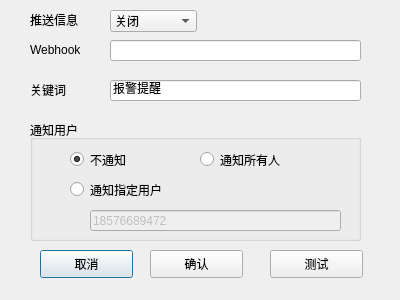
<?xml version="1.0" encoding="UTF-8"?>
<ui version="4.0">
 <class>DT_SetupDlg</class>
 <widget class="QDialog" name="DT_SetupDlg">
  <property name="geometry">
   <rect>
    <x>0</x>
    <y>0</y>
    <width>400</width>
    <height>300</height>
   </rect>
  </property>
  <property name="windowTitle">
   <string>Dialog</string>
  </property>
  <widget class="QPushButton" name="cancelBtn">
   <property name="geometry">
    <rect>
     <x>40</x>
     <y>250</y>
     <width>93</width>
     <height>28</height>
    </rect>
   </property>
   <property name="text">
    <string>取消</string>
   </property>
  </widget>
  <widget class="QLabel" name="label_3">
   <property name="geometry">
    <rect>
     <x>30</x>
     <y>10</y>
     <width>71</width>
     <height>20</height>
    </rect>
   </property>
   <property name="text">
    <string>推送信息</string>
   </property>
  </widget>
  <widget class="QLabel" name="label_2">
   <property name="geometry">
    <rect>
     <x>30</x>
     <y>80</y>
     <width>71</width>
     <height>20</height>
    </rect>
   </property>
   <property name="text">
    <string>关键词</string>
   </property>
  </widget>
  <widget class="QGroupBox" name="groupBox">
   <property name="geometry">
    <rect>
     <x>30</x>
     <y>120</y>
     <width>331</width>
     <height>121</height>
    </rect>
   </property>
   <property name="title">
    <string>通知用户</string>
   </property>
   <widget class="QRadioButton" name="noRb">
    <property name="geometry">
     <rect>
      <x>40</x>
      <y>30</y>
      <width>91</width>
      <height>19</height>
     </rect>
    </property>
    <property name="text">
     <string>不通知</string>
    </property>
    <property name="checked">
     <bool>true</bool>
    </property>
   </widget>
   <widget class="QRadioButton" name="allRb">
    <property name="geometry">
     <rect>
      <x>170</x>
      <y>30</y>
      <width>111</width>
      <height>19</height>
     </rect>
    </property>
    <property name="text">
     <string>通知所有人</string>
    </property>
   </widget>
   <widget class="QRadioButton" name="oneRb">
    <property name="geometry">
     <rect>
      <x>40</x>
      <y>60</y>
      <width>131</width>
      <height>19</height>
     </rect>
    </property>
    <property name="text">
     <string>通知指定用户</string>
    </property>
   </widget>
   <widget class="QLineEdit" name="mobEdit_1">
    <property name="enabled">
     <bool>false</bool>
    </property>
    <property name="geometry">
     <rect>
      <x>60</x>
      <y>90</y>
      <width>251</width>
      <height>21</height>
     </rect>
    </property>
    <property name="text">
     <string>18576689472</string>
    </property>
   </widget>
  </widget>
  <widget class="QLineEdit" name="keyEdit">
   <property name="geometry">
    <rect>
     <x>110</x>
     <y>80</y>
     <width>251</width>
     <height>21</height>
    </rect>
   </property>
   <property name="text">
    <string>报警提醒</string>
   </property>
  </widget>
  <widget class="QComboBox" name="enBox">
   <property name="geometry">
    <rect>
     <x>110</x>
     <y>10</y>
     <width>87</width>
     <height>22</height>
    </rect>
   </property>
   <item>
    <property name="text">
     <string>关闭</string>
    </property>
   </item>
   <item>
    <property name="text">
     <string>开启</string>
    </property>
   </item>
  </widget>
  <widget class="QLineEdit" name="webhookEdit">
   <property name="geometry">
    <rect>
     <x>110</x>
     <y>40</y>
     <width>251</width>
     <height>21</height>
    </rect>
   </property>
  </widget>
  <widget class="QPushButton" name="testBtn">
   <property name="geometry">
    <rect>
     <x>270</x>
     <y>250</y>
     <width>93</width>
     <height>28</height>
    </rect>
   </property>
   <property name="text">
    <string>测试</string>
   </property>
  </widget>
  <widget class="QLabel" name="label">
   <property name="geometry">
    <rect>
     <x>30</x>
     <y>40</y>
     <width>71</width>
     <height>20</height>
    </rect>
   </property>
   <property name="text">
    <string>Webhook</string>
   </property>
  </widget>
  <widget class="QPushButton" name="okBtn">
   <property name="geometry">
    <rect>
     <x>150</x>
     <y>250</y>
     <width>93</width>
     <height>28</height>
    </rect>
   </property>
   <property name="text">
    <string>确认</string>
   </property>
  </widget>
 </widget>
 <resources/>
 <connections/>
</ui>
